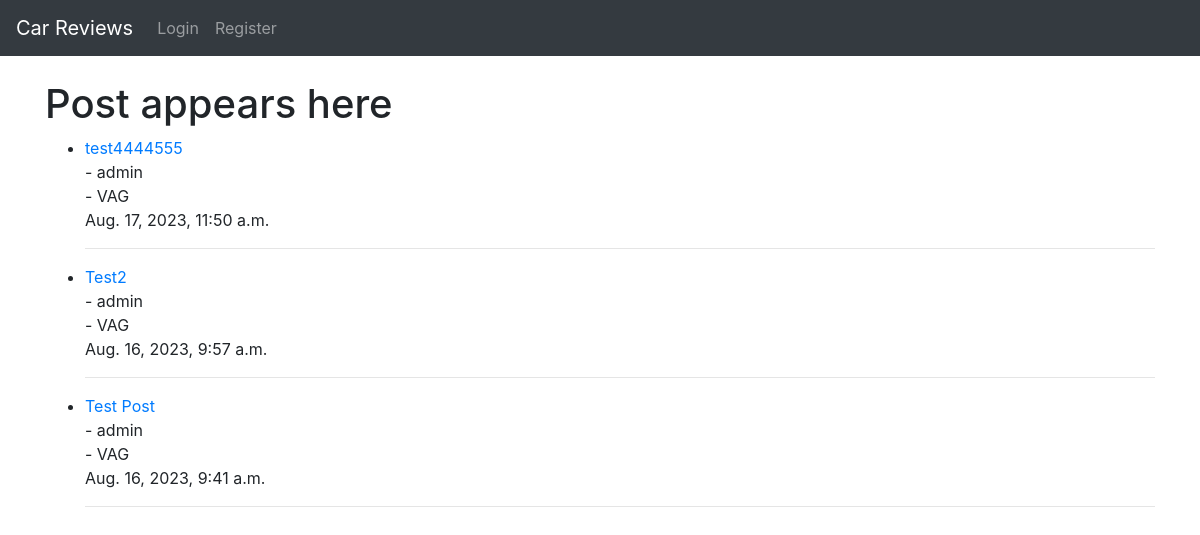
The app's page /, older data.
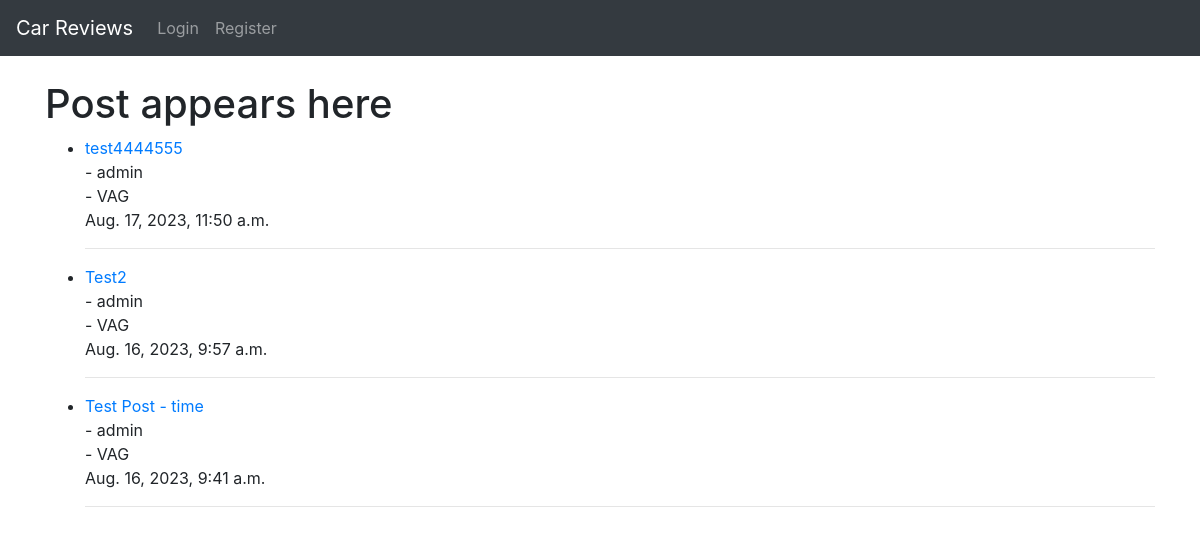
The same page, newer data.
### blog/models.py (models this page shows, shortened)
class Post(models.Model):
    title = models.CharField(max_length=200, unique=True)
    title_tag = models.CharField(max_length=200)
    author = models.ForeignKey(User, on_delete=models.CASCADE, related_name='blog_posts')
    created_on = models.DateTimeField(auto_now_add=True)
    updated_on = models.DateTimeField(auto_now_add=True)
    content = models.TextField()
    category = models.CharField(max_length=200, default='VAG')

### blog/views.py (the view)
# urls.py: path('', view.as_view(), name='home'),
class view(ListView):
    model = Post
    template_name = 'index.html'
    ordering = ['-created_on']

### templates/index.html (shortened to what this page needs)
{% extends 'base.html' %}
    {% block content %}
    <h1>Post appears here</h1>
    <ul>
    {% for post in object_list %}
        <li><a href="{% url 'post-details' post.pk %}">{{ post.title }}</a> <br>- {{ post.author }} <br>- {{ post.category }}<br/>{{ post.content|slice:":0 "}} {{ post.created_on }}<hr></li>
    {% endfor %}
    </ul>
    {% endblock %}

Row changes from the older to the newer data that the page shows:
changed Post: title "Test Post" → "Test Post - time"
